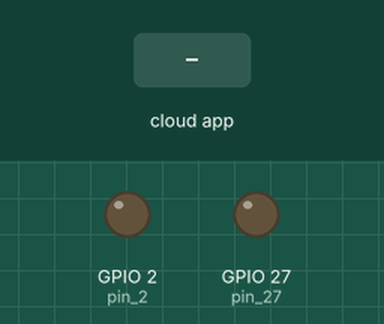
Recording of a sketch running on a simulated ESP32-C6. Parts: output pins drawn as LEDs (lit = HIGH). The inputs (shaded band) are chosen by the test bench. WiFi joins after 1.5 s; servers stay silent unless stated; the Firebase database answers and starts empty; what the sketch prints to the serial monitor is not drawn.

Above: at 2.7 s.
2.8 s: the phone or cloud app sets led to 1
At 5.5 s:
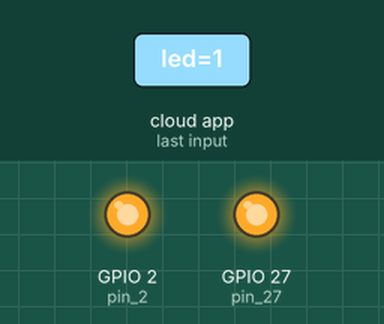
5.8 s: the phone or cloud app sets led to 0
At 8.5 s:
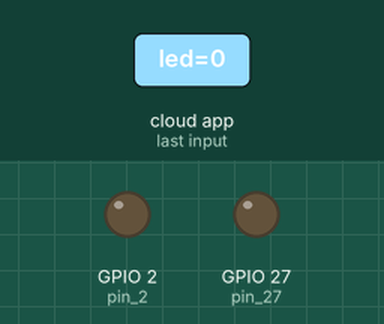
Timing chart, 0 to 10.0 s (numbered marks = the images above; inputs shaded):
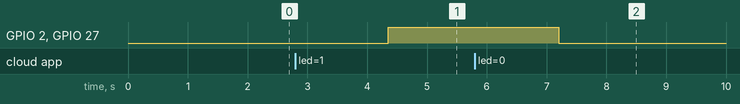

Measured:
- after the input at 2.8 s, GPIO 2 (pin_2), GPIO 27 (pin_27): LOW → HIGH after 1.6 s
- after the input at 5.8 s, GPIO 2 (pin_2), GPIO 27 (pin_27): HIGH → LOW after 1.4 s

The sketch:

esp32_rele.ino
```cpp
#include <WiFi.h> //se importa las libreria de de wifi
#include "FirebaseESP32.h" //se importa el firebase , el cual es la plataforma que se usa para recibir los datos

//se reciben los datos : red de wifi y contraseña de esta red
const char *ssid = "RED - OCAMPO 2.4"; // nombre de la red de wifi
const char *password = "SantajuanadearcO"; //contraseña de la red de wifi

// aqui se reciben los datos del firebase
const char *FIREBASE_HOST = "esp32-c6845-default-rtdb.firebaseio.com"; //
const char *FIREBASE_AUTH = "lsDTNsl7T1gsF7rGUMNjlr7tEDynComVQ2avyqE6";

//se declaran las variables que se usan en el firebase
FirebaseData firebaseData; //esta es la declaracion del objeto de la clase firebase
String nodo = "/proyecto";
bool iterar = true;

void setup() {


  pinMode(2,OUTPUT); //pin 2 , este es el led que se encuentra en sp32
  pinMode(27,OUTPUT); //pin 27, este es el que envia la informacion al rele 5v

  WiFi.begin(ssid, password); //se recibe el nombre de la red y contraseña de esta
  Serial.print("[Wi-Fi]...Connecting"); //en esta parte imprime que se esta conectando,
  while (WiFi.status() != WL_CONNECTED) // wifi.status: devuelve el estado de la conexion
  {
    Serial.print(".");//no se conecto a la red
    delay(300); // delay(retardoMilisegundos) ;
  }
  Serial.println();
  Serial.print("Connected with IP: "); //aqui solo se imprimi la direccion ip y que se conecto a la red
  Serial.println(WiFi.localIP()); //wifi.localIp(): Obtiene la dirección IP del escudo WiFi y la imprime
  Serial.println();

  Firebase.begin(FIREBASE_HOST, FIREBASE_AUTH); //ahora es el firebase es el que recibe los datos , como el wifi.begin()
  Firebase.reconnectWiFi(true);

  //Firewall that allows only GET and POST requests
  //Firebase.enableClassicRequest(firebaseData, true);
}

void loop() {
  Firebase.getInt(firebaseData, nodo + "/led"); //aqui el firebase tiene un nodo  el cual es la varible que desde el firebase se cambia
                                                //a un 0 o un 1
  Serial.println(firebaseData.intData());
  delay(800);
  if(firebaseData.intData()==1)
  {
    digitalWrite(2,HIGH); //si desde el firebase se recibe un 1 , entonces las luces se encenderan
    digitalWrite(27,HIGH); // y el digital write  permite escribir valores lógicos digitales en un pin de Salida en la tarjeta de Arduino.
  }
  else{
    digitalWrite(2,LOW); //si desde el firebase se recibe un 0, entonces las luces se apagaran
    digitalWrite(27,LOW);
  }

}
```
